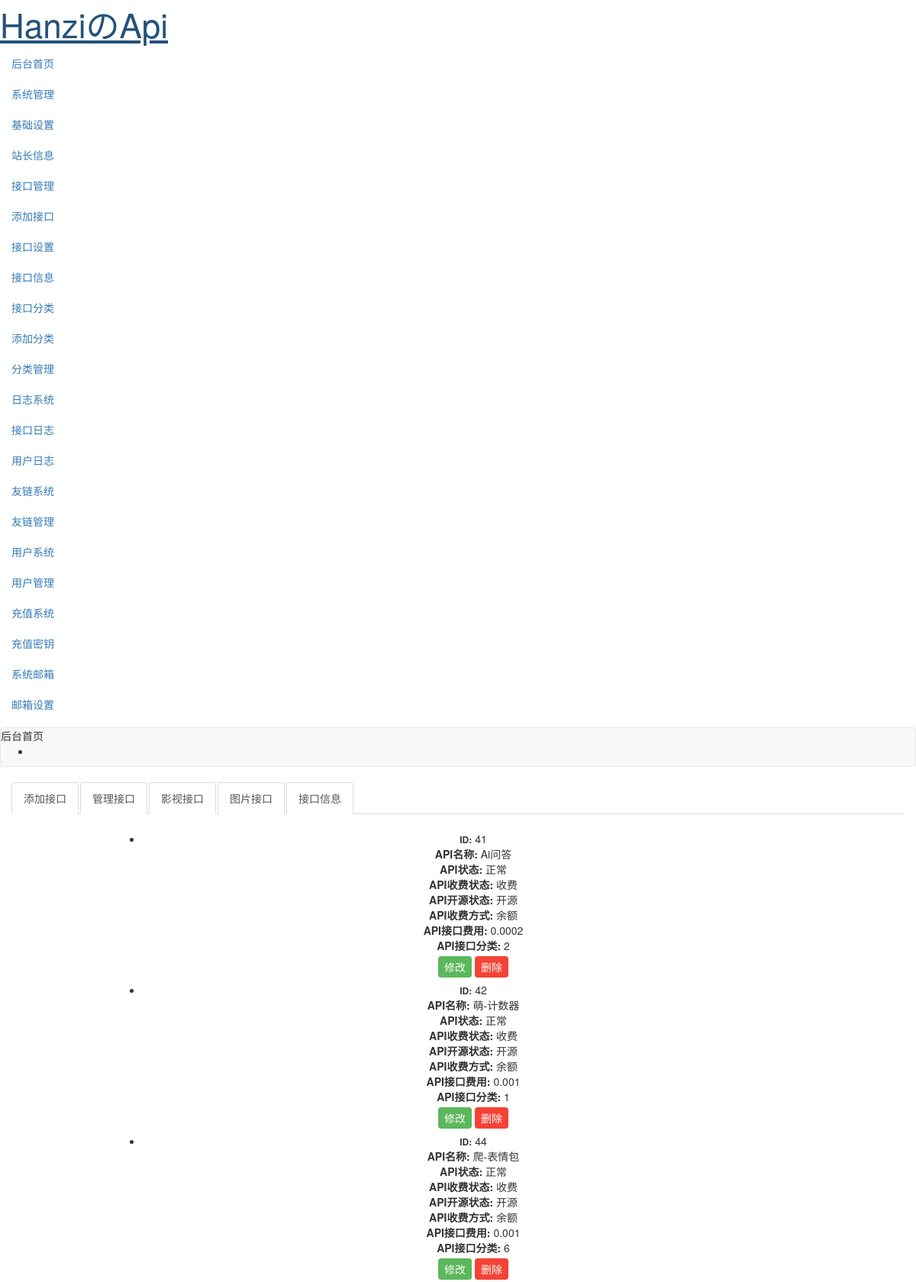
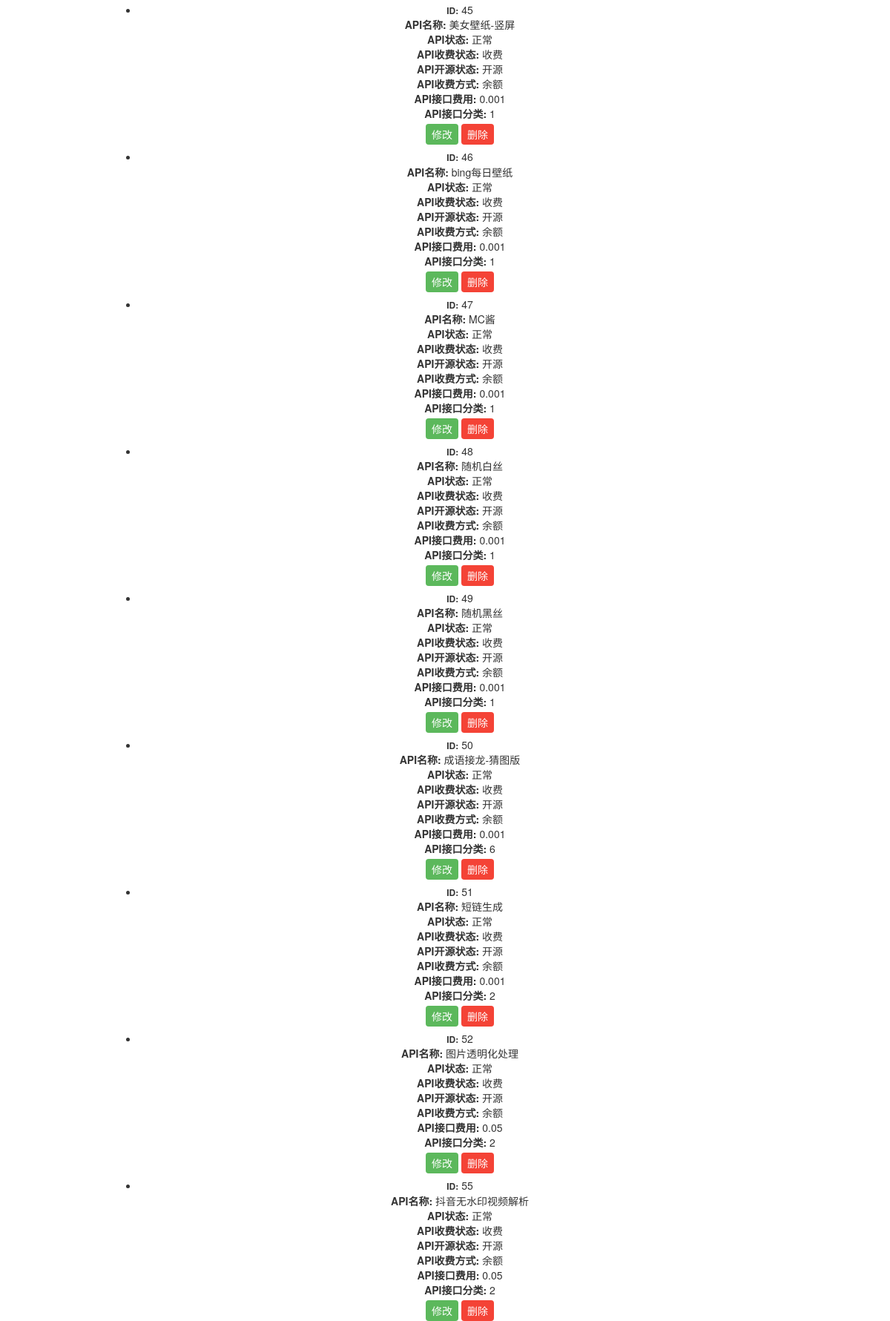
Screenshot of /hanzi/change-api.php (signed in, upper part) with the database file from the repository (2 pictures, top to bottom).
### tables this page shows
CREATE TABLE `site_info` (
  `id` int(11) NOT NULL AUTO_INCREMENT,
  `site_name` varchar(100) NOT NULL DEFAULT 'HanziのApi' COMMENT '站点名称',
  `site_description` varchar(520) DEFAULT 'HanziのApi是一个提供优质免费Api的站点，站点接口持续更新，网站秉承着质量优先的观点，运营期间收到诸多好评。' COMMENT '站点描述',
  `site_keywords` varchar(520) DEFAULT 'API,HanziのApi,免费api，二次元壁纸,娱乐api,功能api,机器人api,免费接口。' COMMENT '网站关键词',
  `footer_content` varchar(52) DEFAULT 'HanziのApi @zhousihan 2024 All rights reserved' COMMENT '底部版权',
  `site_icon` text COMMENT '站点图标',
  `site_url` varchar(255) NOT NULL DEFAULT 'http://api.lovestory.wiki/' COMMENT '站点链接',
  `site_icp` varchar(52) NOT NULL DEFAULT '-1' COMMENT 'ICP备案号',
  `site_security` varchar(52) NOT NULL DEFAULT '-1' COMMENT '公安备案号',
  `site_moe` varchar(52) NOT NULL DEFAULT '-1' COMMENT '萌/其他备案号',
  `site_announcement` varchar(52) NOT NULL DEFAULT '-1' COMMENT '站点公告',
  `site_time` varchar(52) NOT NULL DEFAULT '21600' COMMENT '网站关键词',
  `site_frequency` varchar(52) NOT NULL DEFAULT '5' COMMENT '接口访问限制次数',
  `site_second` varchar(52) DEFAULT '1' COMMENT '接口访问限制时间',
  `website_time` varchar(52) NOT NULL DEFAULT '2024-05-20-00:00:00' COMMENT '网站建立时间',
  `site_sakura` varchar(1) DEFAULT '1' COMMENT '樱花动态效果',
  PRIMARY KEY (`id`)
);

CREATE TABLE `api_card` (
  `id` int(11) NOT NULL AUTO_INCREMENT,
  `api_name` varchar(255) NOT NULL COMMENT '接口名称',
  `api_url` text NOT NULL COMMENT '接口链接',
  `api_chestnut` text NOT NULL COMMENT '接口实例',
  `api_jianjie` text NOT NULL COMMENT '接口介绍',
  `api_canshu` text NOT NULL COMMENT '接口参数',
  `api_counter` int(11) NOT NULL DEFAULT '0' COMMENT '调用统计',
  `api_data` datetime DEFAULT CURRENT_TIMESTAMP COMMENT '创建时间',
  `api_update` datetime NOT NULL DEFAULT CURRENT_TIMESTAMP COMMENT '更新时间',
  `api_state` varchar(8) DEFAULT '正常' COMMENT '接口运行状态',
  `api_toll` varchar(8) NOT NULL DEFAULT '免费' COMMENT '收费状态',
  `api_source` varchar(8) NOT NULL DEFAULT '开源' COMMENT '开源情况',
  `harging_method` varchar(52) DEFAULT '余额' COMMENT '收费方式',
  `api_price` varchar(52) NOT NULL DEFAULT '1' COMMENT '接口价格',
  `api_id` int(11) DEFAULT NULL COMMENT '分类ID',
  `api_icon` varchar(52) DEFAULT NULL COMMENT '主页图标',
  `api_classify` int(11) NOT NULL COMMENT '接口分类',
  PRIMARY KEY (`id`)
);

### hanzi/change-api.php (the view, shortened to what this page needs)
<?php
include 'api/header.php';
$api_cards = $pdo->query('SELECT * FROM api_card')->fetchAll(PDO::FETCH_ASSOC);
?> <style>
<body>
	<main class="lyear-layout-content">
		<div class="container-fluid">
			<div class="row">
				<div class="col-lg-12">
					<div class="card">
						<ul class="nav nav-tabs page-tabs">
							<li class="active"> <a href="add-api.php">添加接口</a> </li>
							<li class="active"> <a href="change-api.php">管理接口</a> </li>
							<li class="active"> <a href="movie.php">影视接口</a> </li>
							<li class="active"> <a href="pic.php">图片接口</a> </li>
							<li class="active"> <a href="api-message.php">接口信息</a> </li>
						</ul>
						<div class="container">
								<ul class="api-list"> <?php foreach ($api_cards as $api_card): ?> <div class="layui-panel">
									<div class="btn-container">
										<li class="api-item">
											<div style="margin-top: 2px">
												<strong style="font-size: 12px;">ID:</strong> <?php echo htmlspecialchars($api_card['id']); ?><br>
												<strong>API名称:</strong> <?php echo htmlspecialchars($api_card['api_name']); ?><br>
												<strong>API状态:</strong> <?php echo htmlspecialchars($api_card['api_state']); ?><br>
												<strong>API收费状态:</strong> <?php echo htmlspecialchars($api_card['api_toll']); ?><br>
												<strong>API开源状态:</strong> <?php echo htmlspecialchars($api_card['api_source']); ?><br>
												<strong>API收费方式:</strong> <?php echo htmlspecialchars($api_card['harging_method']); ?><br>
												<strong>API接口费用:</strong> <?php echo htmlspecialchars($api_card['api_price']); ?><br>
												<strong>API接口分类:</strong> <?php echo htmlspecialchars($api_card['api_classify']); ?><br>
												<button style="" class="btn btn-success" onclick="editApi(<?php echo $api_card['id']; ?>)">修改</button>
												<form action="<?php echo htmlspecialchars($_SERVER['PHP_SELF']); ?>" method="post" style="display: inline-block;">
													<button type="submit" name="submit_delete" class="btn btn-danger" onclick="return confirm('您确定要删除这个API接口吗？')">删除</button>
												</form>
											</div>
										</li>
									</div>
								</div> <?php endforeach; ?> </ul>
						</div>
					</div>
				</div>
			</div>
		</div>
	</main>
	 <?php include 'api/footer.php'; ?>
</body>
</html>

### hanzi/api/header.php (shortened to what this page needs)
<?php require_once "../core/config.php";
$websiteid = 1;
try {
    $stmt = $pdo->prepare(
        "SELECT `id`, `site_name`, `site_description`, `site_keywords`, `site_icon`, `site_url` FROM `site_info` WHERE `id` = ?"
    );
    $stmt->execute([$websiteid]);
    $website = $stmt->fetch(PDO::FETCH_ASSOC);
} catch (PDOException $e) {
    die("获取网站信息失败: " . $e->getMessage());
}
?>
<!DOCTYPE html>
<html lang="zh">
<head>
	<link href="//unpkg.com/layui@2.9.20/dist/css/layui.css" rel="stylesheet">
	<link href="https://api.lovestory.wiki/hanzi/assets/css/bootstrap.min.css" rel="stylesheet">
	<link href="https://api.lovestory.wiki/hanzi/assets/css/materialdesignicons.min.css" rel="stylesheet">
	<link href="https://api.lovestory.wiki/hanzi/assets/css/style.min.css" rel="stylesheet">
</head>
<body>
	<div class="lyear-layout-web">
		<div class="lyear-layout-container">
			<aside class="lyear-layout-sidebar">
				<div id="logo" class="sidebar-header">
					<a style="font-size: 44px" href="index.php"><?php echo nl2br($website['site_name']); ?></a>
				</div>
				<div class="lyear-layout-sidebar-scroll">
					<nav class="sidebar-main">
						<ul class="nav nav-drawer">
							<li class="nav-item active">  <a href="index.php"><i class="mdi mdi-home" style="color: #16baaa"></i>后台首页</a> </li>
							<li class="nav-item nav-item-has-subnav">
								<a href="javascript:void(0)"><i class="mdi mdi-alarm-light" style="color: #ffb800 "></i>系统管理</a>
								<ul class="nav nav-subnav">
									<li><a href="web-site.php">基础设置</a></li>
									<li><a href="website-user.php">站长信息</a></li>
								</ul>
							</li>
							<li class="nav-item nav-item-has-subnav">
								<a href="javascript:void(0)"><i class="mdi mdi-currency-rub" style="color: #1e9fff"></i>接口管理</a>
								<ul class="nav nav-subnav">
									<li><a href="add-api.php">添加接口</a></li>
									<li><a href="change-api.php">接口设置</a></li>
									<li><a href="api-message.php">接口信息</a></li>
								</ul>
							</li>
							<li class="nav-item nav-item-has-subnav">
								<a href="javascript:void(0)"><i class="mdi mdi-server-network" style="color: #a233c6"></i>接口分类</a>
								<ul class="nav nav-subnav">
									<li><a href="add-classify.php">添加分类</a></li>
									<li><a href="change-classify.php">分类管理</a></li>
								</ul>
							</li>
							<li class="nav-item nav-item-has-subnav">
								<a href="javascript:void(0)"><i class="mdi mdi-lightbulb-outline" style="color: #ffb800"></i>日志系统</a>
								<ul class="nav nav-subnav">
									<li><a href="api-log.php">接口日志</a></li>
									<li><a href="user-log.php">用户日志</a></li>
								</ul>
							</li>
							<li class="nav-item nav-item-has-subnav">
								<a href="javascript:void(0)"><i class="mdi mdi-blur-off" style="color: #31bdec"></i>友链系统</a>
								<ul class="nav nav-subnav">
									<li><a href="friend-link.php">友链管理</a></li>
								</ul>
							</li>
							<li class="nav-item nav-item-has-subnav">
								<a href="javascript:void(0)"><i class="mdi mdi-account" style="color: #ff5722"></i>用户系统</a>
								<ul class="nav nav-subnav">
									<li><a href="user.php">用户管理</a></li>
								</ul>
							</li>
							<li class="nav-item nav-item-has-subnav">
								<a href="javascript:void(0)"><i class="mdi mdi-key-plus" style="color: #a233c6"></i>充值系统</a>
								<ul class="nav nav-subnav">
									<li><a href="add-key.php">充值密钥</a></li>
								</ul>
							</li>
							<li class="nav-item nav-item-has-subnav">
								<a href="javascript:void(0)"><i class="mdi mdi-server" style="color: #31bdec"></i>系统邮箱</a>
								<ul class="nav nav-subnav">
									<li><a href="mail-set.php">邮箱设置</a></li>
								</ul>
							</li>
						</ul>
					</nav>
				</div>
			</aside>
			<header class="lyear-layout-header">
				<nav class="navbar navbar-default">
					<div class="topbar">
						<div class="topbar-left">
							<span class="navbar-page-title"> 后台首页 </span>
						</div>
						<ul class="topbar-right">
							<li class="dropdown dropdown-skin">
							</li>
						</ul>
					</div>
				</nav>
			</header>
		</div>
	</div>

### hanzi/change-api.php (style rules this page uses)
.container { width: 80%;max-width: 1200px;margin: 0 auto;padding-top: 20px; }
.btn { display: inline-block;padding: 4px 8px;margin: 4px auto;border: none;border-radius: 4px;cursor: pointer; }
.btn-danger { background-color: #f44336;color: white; }
.btn-container { text-align: center; }
.layui-panel { border-radius: 15px;background-color: rgba(255, 255, 255, 0.6); }
body { height: 1500px }

### rows the page displays
site_info: site_name "HanziのApi"
api_card: id "41", api_name "Ai问答", api_state "正常", api_toll "收费", api_source "开源", harging_method "余额", api_price "0.0002", api_classify "2"
api_card: id "42", api_name "萌-计数器", api_state "正常", api_toll "收费", api_source "开源", harging_method "余额", api_price "0.001", api_classify "1"
api_card: id "44", api_name "爬-表情包", api_state "正常", api_toll "收费", api_source "开源", harging_method "余额", api_price "0.001", api_classify "6"
api_card: id "45", api_name "美女壁纸-竖屏", api_state "正常", api_toll "收费", api_source "开源", harging_method "余额", api_price "0.001", api_classify "1"
api_card: id "46", api_name "bing每日壁纸", api_state "正常", api_toll "收费", api_source "开源", harging_method "余额", api_price "0.001", api_classify "1"
api_card: id "47", api_name "MC酱", api_state "正常", api_toll "收费", api_source "开源", harging_method "余额", api_price "0.001", api_classify "1"
api_card: id "48", api_name "随机白丝", api_state "正常", api_toll "收费", api_source "开源", harging_method "余额", api_price "0.001", api_classify "1"
api_card: id "49", api_name "随机黑丝", api_state "正常", api_toll "收费", api_source "开源", harging_method "余额", api_price "0.001", api_classify "1"
api_card: id "50", api_name "成语接龙-猜图版", api_state "正常", api_toll "收费", api_source "开源", harging_method "余额", api_price "0.001", api_classify "6"
api_card: id "51", api_name "短链生成", api_state "正常", api_toll "收费", api_source "开源", harging_method "余额", api_price "0.001", api_classify "2"
api_card: id "52", api_name "图片透明化处理", api_state "正常", api_toll "收费", api_source "开源", harging_method "余额", api_price "0.05", api_classify "2"
api_card: id "55", api_name "抖音无水印视频解析", api_state "正常", api_toll "收费", api_source "开源", harging_method "余额", api_price "0.05", api_classify "2"
